Frame 1 (no input): blank canvas, image omitted
Frame 60 (no input): blank canvas, image omitted
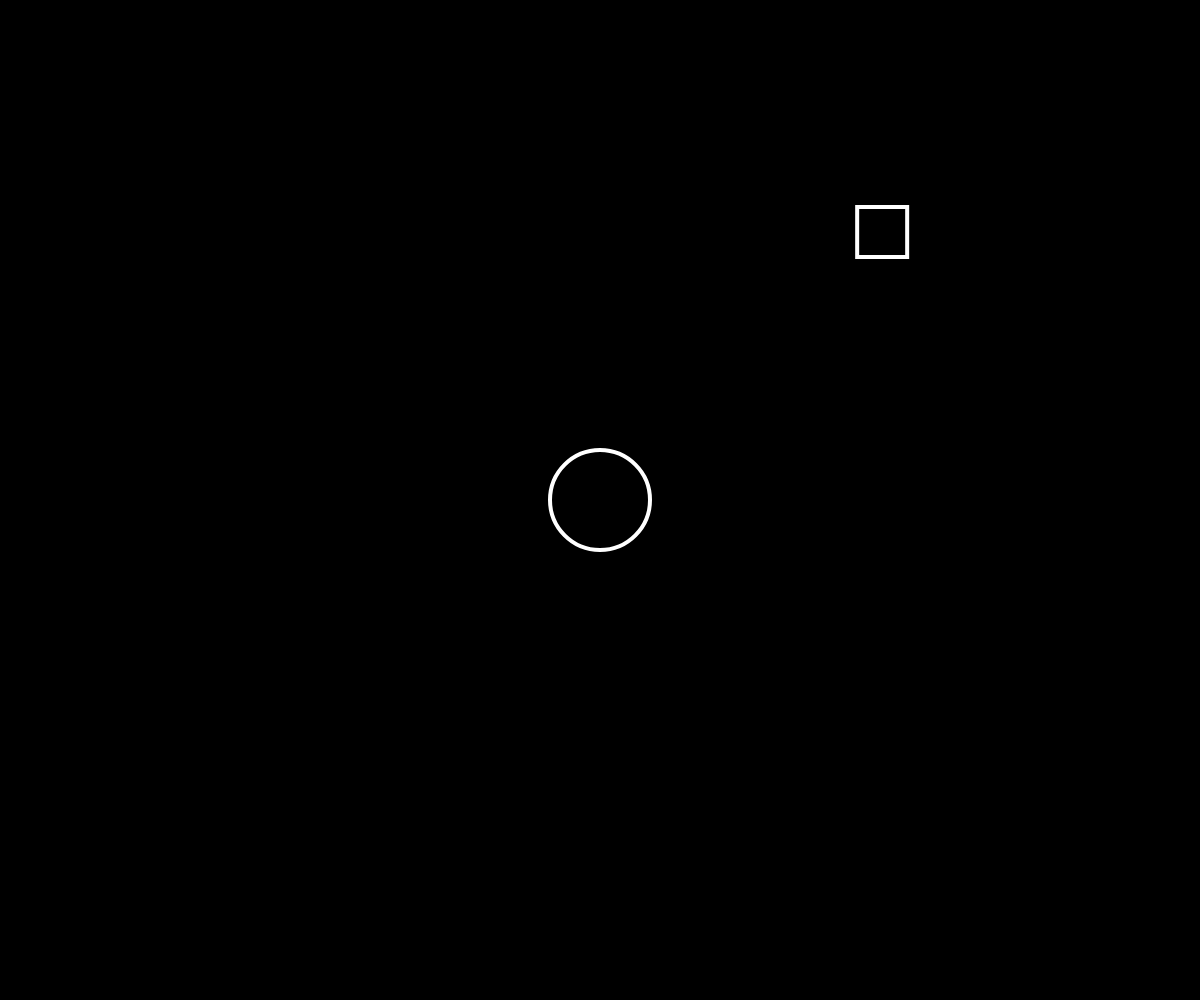
Frame 120 (the mouse pressed at the canvas centre since frame 60)

The p5.js sketch whose frames 1 and 60 were blank and that drew this single picture after the mouse press (run headless with seeded random() and noise() and a simulated clock; from frame 60 on, the mouse is pressed at the canvas centre):

// p5.js sketch
// ── sketch.js
let rects = [];

function setup() {
  createCanvas(windowWidth, windowHeight);
}

function draw() {
  background(0);

  noFill();
  strokeWeight(4);
  stroke(255);
  ellipse(mouseX, mouseY, 100);

  for(let r of rects){
    rect(r.x, r.y, r.s, r.s);
    }
}

function windowResized() {
  resizeCanvas(windowWidth, windowHeight);
}   

function mousePressed(){
    rects.push({
        x: random(0, width),
        y: random(0, height),
        s: 50
    });
}

function keyPressed(){
    rects = [];
}
